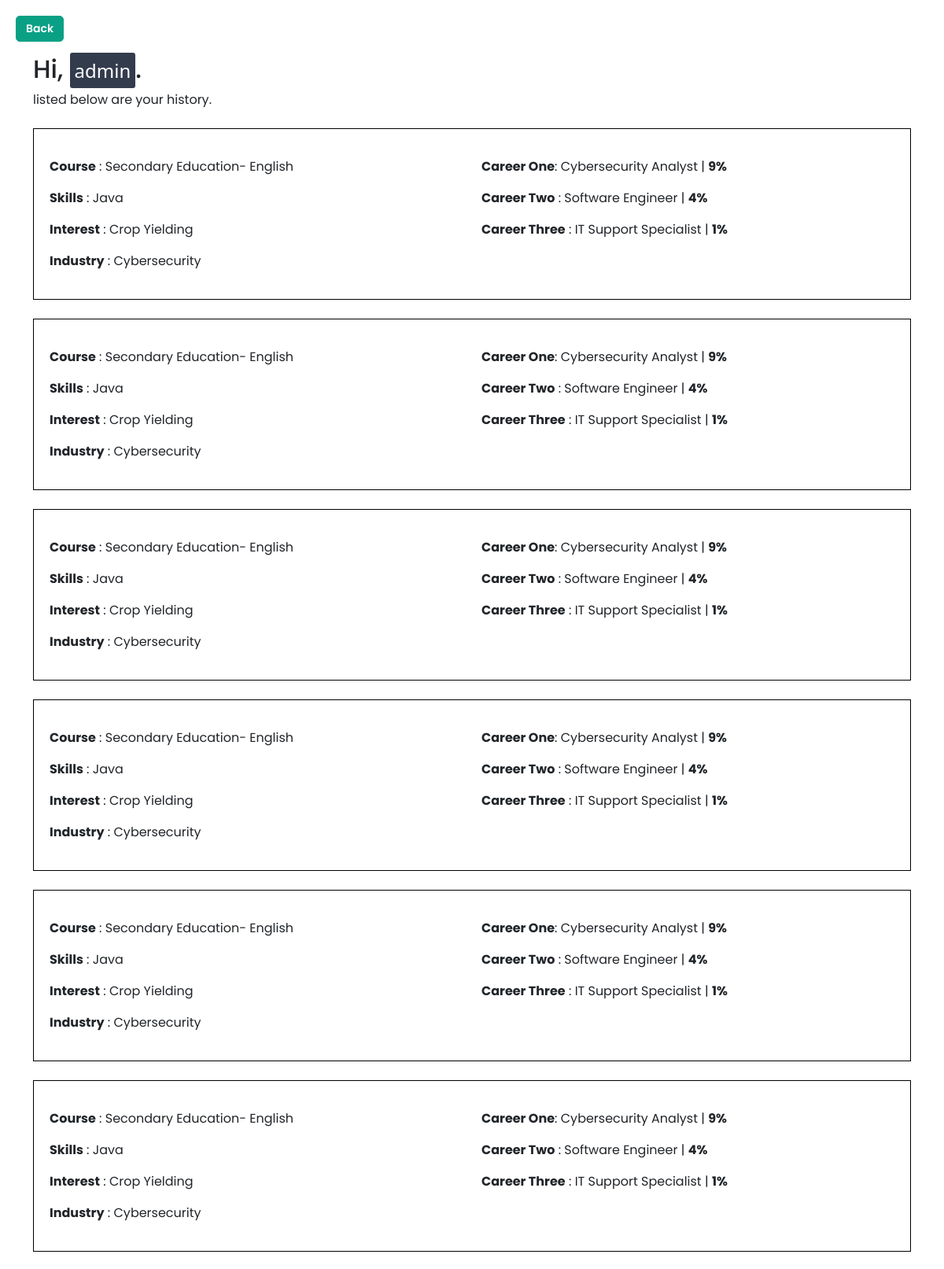
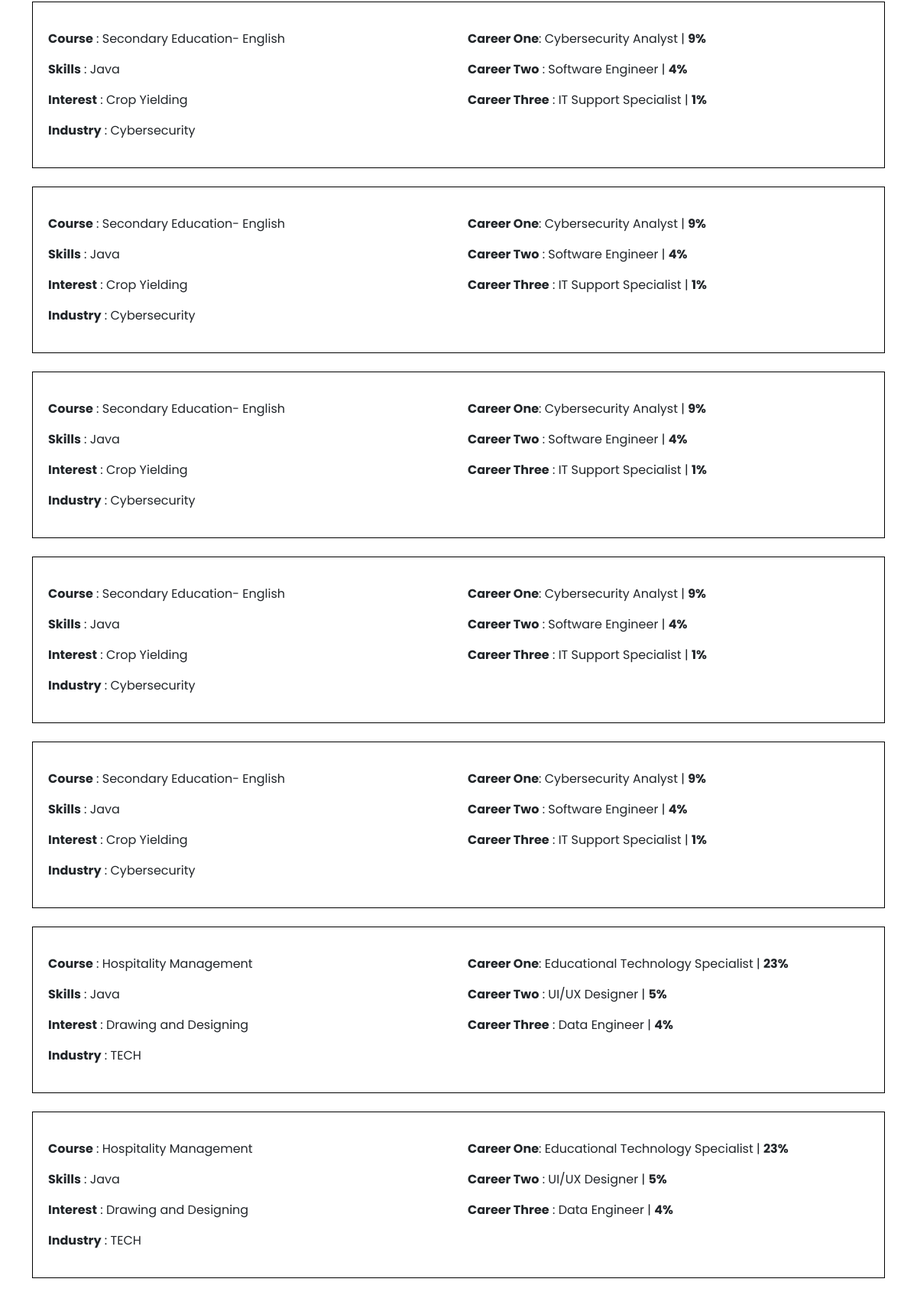
The page /display_data/ (signed in, upper part) on the database its author committed (2 pictures, top to bottom).
### recomee__app/models.py (models this page shows)
class InputResults(models.Model):
    user = models.ForeignKey(User, on_delete=models.CASCADE, null=True)
    user_course = models.CharField(max_length=100, null=True)
    user_industry = models.CharField(max_length=100, null=True)
    user_skills = models.CharField(max_length=100, null=True)
    user_interest = models.CharField(max_length=100, null=True)
    career_one = models.CharField(max_length=100, null=True)
    career_two = models.CharField(max_length=100, null=True)
    career_three = models.CharField(max_length=100, null=True)
    career_one_prob = models.IntegerField(null=True)
    career_two_prob = models.IntegerField(null=True)
    career_three_prob = models.IntegerField(null=True)

### recomee__app/views.py (the view)
# urls.py: path('display_data/', views.display_data, name='display_data'),
@login_required
def display_data(request):
    username = request.session.get('username')
    user_results = None
    if username:
        user_results = InputResults.objects.filter(user=request.user)
    return render(request, 'history_page.html', {'user_results': user_results, 'username': username})

### recomee__app/templates/history_page.html (shortened to what this page needs)
<!DOCTYPE html>
<html lang="en">
  <head>
    {% load static %}
    <link rel="stylesheet" href="{% static 'css/bootstrap.min.css' %}">
    <link rel="stylesheet" href="{% static 'history_page.css' %}" />
  </head>
  <body>
    <button id="back_btn" title="Go back to previous page">Back</button>
    <section class="container my-3">
      <h2>Hi, <span class="user-pill">{{username}}</span>. </h2>
      <p>listed below are your history.</p>
      {% for user_result in user_results reversed %}
      <div class="container history-container my-4" >
        <div class="row">
          <div class="col-xl-6">
            <p class="my-3"><strong>Course</strong> : {{user_result.user_course}}</p>
            <p><strong>Skills</strong> : {{user_result.user_skills}}</p>
            <p><strong>Interest</strong> : {{user_result.user_interest}}</p>
            <p><strong>Industry</strong> : {{user_result.user_industry}}</p>
        </div>
        <div class="col-xl-6">
            <p class="my-3"><strong>Career One</strong>: {{user_result.career_one}} |  <strong>{{ user_result.career_one_prob}}%</strong>
            <p><strong>Career Two</strong> : {{user_result.career_two}} | <strong>{{user_result.career_two_prob}}%</strong>
            <p><strong>Career Three</strong> : {{user_result.career_three}} | <strong>{{user_result.career_three_prob}}%</strong>
        </div>
        </div>
      </div>
      {% endfor %}
    </section>
  </body>
</html>

### recomee__app/static/history_page.css (style rules this page uses)
body { margin: 20px; font-family: "Poppins", "sans-serif"; }
#back_btn { text-decoration: none; font-family: "Poppins", sans-serif; font-optical-sizing: auto; font-weight: 700; font-style: normal; font-size: 14px; color: white; padding: 5px 12px; font-weight: 600; border: 1px solid #0aa085; border-radius: 5px; background-color: #0aa085; cursor: pointer; }
.user-pill { background-color: #333c4d; border-radius: 3px; padding: 6px 6px; color: white; font-size: 24px; font-family: 'Segoe UI', Tahoma, Geneva, Verdana, sans-serif; font-weight: 500; }
.history-container { border: 1px solid black; padding: 20px; margin-bottom: 20px; }

### rows shown on the page
InputResults: user_course "Secondary Education- English", user_skills "Java", user_interest "Crop Yielding", user_industry "Cybersecurity", career_one "Cybersecurity Analyst", career_one_prob "9", career_two "Software Engineer", career_two_prob "4", career_three "IT Support Specialist", career_three_prob "1"
InputResults: user_course "Secondary Education- English", user_skills "Java", user_interest "Crop Yielding", user_industry "Cybersecurity", career_one "Cybersecurity Analyst", career_one_prob "9", career_two "Software Engineer", career_two_prob "4", career_three "IT Support Specialist", career_three_prob "1"
InputResults: user_course "Secondary Education- English", user_skills "Java", user_interest "Crop Yielding", user_industry "Cybersecurity", career_one "Cybersecurity Analyst", career_one_prob "9", career_two "Software Engineer", career_two_prob "4", career_three "IT Support Specialist", career_three_prob "1"
InputResults: user_course "Secondary Education- English", user_skills "Java", user_interest "Crop Yielding", user_industry "Cybersecurity", career_one "Cybersecurity Analyst", career_one_prob "9", career_two "Software Engineer", career_two_prob "4", career_three "IT Support Specialist", career_three_prob "1"
InputResults: user_course "Secondary Education- English", user_skills "Java", user_interest "Crop Yielding", user_industry "Cybersecurity", career_one "Cybersecurity Analyst", career_one_prob "9", career_two "Software Engineer", career_two_prob "4", career_three "IT Support Specialist", career_three_prob "1"
InputResults: user_course "Secondary Education- English", user_skills "Java", user_interest "Crop Yielding", user_industry "Cybersecurity", career_one "Cybersecurity Analyst", career_one_prob "9", career_two "Software Engineer", career_two_prob "4", career_three "IT Support Specialist", career_three_prob "1"
InputResults: user_course "Secondary Education- English", user_skills "Java", user_interest "Crop Yielding", user_industry "Cybersecurity", career_one "Cybersecurity Analyst", career_one_prob "9", career_two "Software Engineer", career_two_prob "4", career_three "IT Support Specialist", career_three_prob "1"
InputResults: user_course "Secondary Education- English", user_skills "Java", user_interest "Crop Yielding", user_industry "Cybersecurity", career_one "Cybersecurity Analyst", career_one_prob "9", career_two "Software Engineer", career_two_prob "4", career_three "IT Support Specialist", career_three_prob "1"
InputResults: user_course "Secondary Education- English", user_skills "Java", user_interest "Crop Yielding", user_industry "Cybersecurity", career_one "Cybersecurity Analyst", career_one_prob "9", career_two "Software Engineer", career_two_prob "4", career_three "IT Support Specialist", career_three_prob "1"
InputResults: user_course "Secondary Education- English", user_skills "Java", user_interest "Crop Yielding", user_industry "Cybersecurity", career_one "Cybersecurity Analyst", career_one_prob "9", career_two "Software Engineer", career_two_prob "4", career_three "IT Support Specialist", career_three_prob "1"
InputResults: user_course "Secondary Education- English", user_skills "Java", user_interest "Crop Yielding", user_industry "Cybersecurity", career_one "Cybersecurity Analyst", career_one_prob "9", career_two "Software Engineer", career_two_prob "4", career_three "IT Support Specialist", career_three_prob "1"
InputResults: user_course "Hospitality Management", user_skills "Java", user_interest "Drawing and Designing", user_industry "TECH", career_one "Educational Technology Specialist", career_one_prob "23", career_two "UI/UX Designer", career_two_prob "5", career_three "Data Engineer", career_three_prob "4"
InputResults: user_course "Hospitality Management", user_skills "Java", user_interest "Drawing and Designing", user_industry "TECH", career_one "Educational Technology Specialist", career_one_prob "23", career_two "UI/UX Designer", career_two_prob "5", career_three "Data Engineer", career_three_prob "4"

### other values the page prints
{{ username }} "admin"
